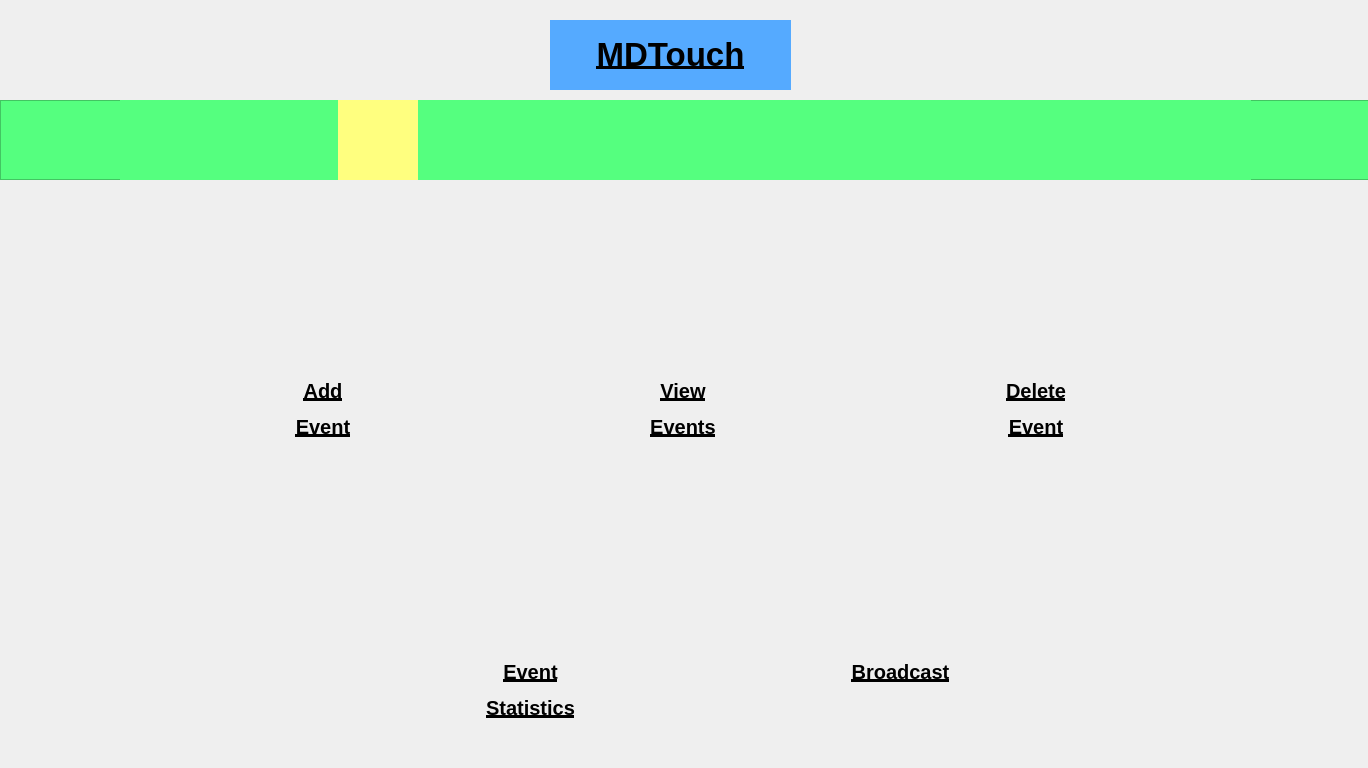
<?xml version="1.0" encoding="UTF-8"?>
<ui version="4.0">
 <class>superadminEvents</class>
 <widget class="QMainWindow" name="superadminEvents">
  <property name="geometry">
   <rect>
    <x>0</x>
    <y>0</y>
    <width>1368</width>
    <height>768</height>
   </rect>
  </property>
  <property name="windowTitle">
   <string>MainWindow</string>
  </property>
  <widget class="QWidget" name="centralwidget">
   <widget class="QLabel" name="title">
    <property name="geometry">
     <rect>
      <x>550</x>
      <y>20</y>
      <width>241</width>
      <height>70</height>
     </rect>
    </property>
    <property name="sizePolicy">
     <sizepolicy hsizetype="Fixed" vsizetype="Fixed">
      <horstretch>0</horstretch>
      <verstretch>0</verstretch>
     </sizepolicy>
    </property>
    <property name="minimumSize">
     <size>
      <width>0</width>
      <height>50</height>
     </size>
    </property>
    <property name="maximumSize">
     <size>
      <width>400</width>
      <height>70</height>
     </size>
    </property>
    <property name="styleSheet">
     <string notr="true">background-color: rgb(85, 170, 255);</string>
    </property>
    <property name="text">
     <string>&lt;!DOCTYPE HTML PUBLIC &quot;-//W3C//DTD HTML 4.0//EN&quot; &quot;http://www.w3.org/TR/REC-html40/strict.dtd&quot;&gt;
&lt;html&gt;&lt;head&gt;&lt;meta name=&quot;qrichtext&quot; content=&quot;1&quot; /&gt;&lt;style type=&quot;text/css&quot;&gt;
p, li { white-space: pre-wrap; }
&lt;/style&gt;&lt;/head&gt;&lt;body style=&quot; font-family:'MS Shell Dlg 2'; font-size:8pt; font-weight:400; font-style:normal;&quot;&gt;
&lt;p align=&quot;center&quot; style=&quot; margin-top:12px; margin-bottom:12px; margin-left:0px; margin-right:0px; -qt-block-indent:0; text-indent:0px;&quot;&gt;&lt;span style=&quot; font-size:25pt; font-weight:600; text-decoration: underline;&quot;&gt;MDTouch&lt;/span&gt;&lt;/p&gt;&lt;/body&gt;&lt;/html&gt;</string>
    </property>
   </widget>
   <widget class="QPushButton" name="logout">
    <property name="geometry">
     <rect>
      <x>1240</x>
      <y>10</y>
      <width>101</width>
      <height>91</height>
     </rect>
    </property>
    <property name="styleSheet">
     <string notr="true">border:none;</string>
    </property>
    <property name="text">
     <string/>
    </property>
    <property name="icon">
     <iconset>
      <normaloff>../MdTouch/Images/logout.jpg</normaloff>../MdTouch/Images/logout.jpg</iconset>
    </property>
    <property name="iconSize">
     <size>
      <width>80</width>
      <height>80</height>
     </size>
    </property>
   </widget>
   <widget class="QPushButton" name="back">
    <property name="geometry">
     <rect>
      <x>30</x>
      <y>0</y>
      <width>101</width>
      <height>100</height>
     </rect>
    </property>
    <property name="styleSheet">
     <string notr="true">border:none;</string>
    </property>
    <property name="text">
     <string/>
    </property>
    <property name="icon">
     <iconset>
      <normaloff>../MdTouch/Images/back.png</normaloff>../MdTouch/Images/back.png</iconset>
    </property>
    <property name="iconSize">
     <size>
      <width>80</width>
      <height>80</height>
     </size>
    </property>
   </widget>
   <widget class="QFrame" name="frame">
    <property name="geometry">
     <rect>
      <x>0</x>
      <y>100</y>
      <width>1371</width>
      <height>80</height>
     </rect>
    </property>
    <property name="styleSheet">
     <string notr="true">background-color: rgb(85, 255, 127);</string>
    </property>
    <property name="frameShape">
     <enum>QFrame::StyledPanel</enum>
    </property>
    <property name="frameShadow">
     <enum>QFrame::Raised</enum>
    </property>
    <widget class="QWidget" name="horizontalLayoutWidget_3">
     <property name="geometry">
      <rect>
       <x>120</x>
       <y>0</y>
       <width>1131</width>
       <height>80</height>
      </rect>
     </property>
     <layout class="QHBoxLayout" name="horizontalLayout_4">
      <item>
       <widget class="QPushButton" name="hospitals">
        <property name="maximumSize">
         <size>
          <width>80</width>
          <height>80</height>
         </size>
        </property>
        <property name="styleSheet">
         <string notr="true">border:none;</string>
        </property>
        <property name="text">
         <string/>
        </property>
        <property name="icon">
         <iconset>
          <normaloff>../MdTouch/Images/hospital.png</normaloff>../MdTouch/Images/hospital.png</iconset>
        </property>
        <property name="iconSize">
         <size>
          <width>50</width>
          <height>50</height>
         </size>
        </property>
       </widget>
      </item>
      <item>
       <widget class="QPushButton" name="events">
        <property name="maximumSize">
         <size>
          <width>80</width>
          <height>80</height>
         </size>
        </property>
        <property name="styleSheet">
         <string notr="true">background-color: rgb(255, 255, 127);
border:none;</string>
        </property>
        <property name="text">
         <string/>
        </property>
        <property name="icon">
         <iconset>
          <normaloff>../MdTouch/Images/event.jpg</normaloff>../MdTouch/Images/event.jpg</iconset>
        </property>
        <property name="iconSize">
         <size>
          <width>50</width>
          <height>50</height>
         </size>
        </property>
       </widget>
      </item>
      <item>
       <widget class="QPushButton" name="bloodBank">
        <property name="maximumSize">
         <size>
          <width>80</width>
          <height>80</height>
         </size>
        </property>
        <property name="styleSheet">
         <string notr="true">border:none;</string>
        </property>
        <property name="text">
         <string/>
        </property>
        <property name="icon">
         <iconset>
          <normaloff>../MdTouch/Images/bloodbank.png</normaloff>../MdTouch/Images/bloodbank.png</iconset>
        </property>
        <property name="iconSize">
         <size>
          <width>50</width>
          <height>50</height>
         </size>
        </property>
       </widget>
      </item>
      <item>
       <widget class="QPushButton" name="testCenters">
        <property name="maximumSize">
         <size>
          <width>80</width>
          <height>80</height>
         </size>
        </property>
        <property name="styleSheet">
         <string notr="true">border:none;</string>
        </property>
        <property name="text">
         <string/>
        </property>
        <property name="icon">
         <iconset>
          <normaloff>../MdTouch/Images/test_2.png</normaloff>../MdTouch/Images/test_2.png</iconset>
        </property>
        <property name="iconSize">
         <size>
          <width>50</width>
          <height>50</height>
         </size>
        </property>
       </widget>
      </item>
      <item>
       <widget class="QPushButton" name="doctors">
        <property name="maximumSize">
         <size>
          <width>80</width>
          <height>80</height>
         </size>
        </property>
        <property name="styleSheet">
         <string notr="true">border:none;</string>
        </property>
        <property name="text">
         <string/>
        </property>
        <property name="icon">
         <iconset>
          <normaloff>../MdTouch/Images/doctor.png</normaloff>../MdTouch/Images/doctor.png</iconset>
        </property>
        <property name="iconSize">
         <size>
          <width>50</width>
          <height>50</height>
         </size>
        </property>
       </widget>
      </item>
      <item>
       <widget class="QPushButton" name="dispensary">
        <property name="maximumSize">
         <size>
          <width>80</width>
          <height>80</height>
         </size>
        </property>
        <property name="styleSheet">
         <string notr="true">border:none;</string>
        </property>
        <property name="text">
         <string/>
        </property>
        <property name="icon">
         <iconset>
          <normaloff>../MdTouch/Images/dispensary.png</normaloff>../MdTouch/Images/dispensary.png</iconset>
        </property>
        <property name="iconSize">
         <size>
          <width>50</width>
          <height>50</height>
         </size>
        </property>
       </widget>
      </item>
      <item>
       <widget class="QPushButton" name="emergency">
        <property name="maximumSize">
         <size>
          <width>80</width>
          <height>80</height>
         </size>
        </property>
        <property name="styleSheet">
         <string notr="true">border:none;</string>
        </property>
        <property name="text">
         <string/>
        </property>
        <property name="icon">
         <iconset>
          <normaloff>../MdTouch/Images/ambulance.png</normaloff>../MdTouch/Images/ambulance.png</iconset>
        </property>
        <property name="iconSize">
         <size>
          <width>50</width>
          <height>50</height>
         </size>
        </property>
       </widget>
      </item>
     </layout>
    </widget>
   </widget>
   <widget class="QLabel" name="deleteEventLabel">
    <property name="geometry">
     <rect>
      <x>980</x>
      <y>370</y>
      <width>112</width>
      <height>78</height>
     </rect>
    </property>
    <property name="sizePolicy">
     <sizepolicy hsizetype="Fixed" vsizetype="Fixed">
      <horstretch>0</horstretch>
      <verstretch>0</verstretch>
     </sizepolicy>
    </property>
    <property name="text">
     <string>&lt;html&gt;&lt;head/&gt;&lt;body&gt;&lt;p align=&quot;center&quot;&gt;&lt;span style=&quot; font-size:15pt; font-weight:600; text-decoration: underline;&quot;&gt;Delete&lt;/span&gt;&lt;/p&gt;&lt;p align=&quot;center&quot;&gt;&lt;span style=&quot; font-size:15pt; font-weight:600; text-decoration: underline;&quot;&gt;Event&lt;/span&gt;&lt;/p&gt;&lt;/body&gt;&lt;/html&gt;</string>
    </property>
   </widget>
   <widget class="QWidget" name="horizontalLayoutWidget">
    <property name="geometry">
     <rect>
      <x>40</x>
      <y>230</y>
      <width>1291</width>
      <height>151</height>
     </rect>
    </property>
    <layout class="QHBoxLayout" name="horizontalLayout">
     <item>
      <widget class="QPushButton" name="addEvent">
       <property name="maximumSize">
        <size>
         <width>120</width>
         <height>120</height>
        </size>
       </property>
       <property name="styleSheet">
        <string notr="true">border:none;</string>
       </property>
       <property name="text">
        <string/>
       </property>
       <property name="icon">
        <iconset>
         <normaloff>../MdTouch/Images/add_event.png</normaloff>../MdTouch/Images/add_event.png</iconset>
       </property>
       <property name="iconSize">
        <size>
         <width>100</width>
         <height>100</height>
        </size>
       </property>
      </widget>
     </item>
     <item>
      <widget class="QPushButton" name="viewEvents">
       <property name="sizePolicy">
        <sizepolicy hsizetype="Fixed" vsizetype="Fixed">
         <horstretch>0</horstretch>
         <verstretch>0</verstretch>
        </sizepolicy>
       </property>
       <property name="maximumSize">
        <size>
         <width>120</width>
         <height>120</height>
        </size>
       </property>
       <property name="styleSheet">
        <string notr="true">border:none;</string>
       </property>
       <property name="text">
        <string/>
       </property>
       <property name="icon">
        <iconset>
         <normaloff>../MdTouch/Images/search_hospital.png</normaloff>../MdTouch/Images/search_hospital.png</iconset>
       </property>
       <property name="iconSize">
        <size>
         <width>100</width>
         <height>100</height>
        </size>
       </property>
      </widget>
     </item>
     <item>
      <widget class="QPushButton" name="deleteEvent">
       <property name="maximumSize">
        <size>
         <width>120</width>
         <height>120</height>
        </size>
       </property>
       <property name="styleSheet">
        <string notr="true">border:none;</string>
       </property>
       <property name="text">
        <string/>
       </property>
       <property name="icon">
        <iconset>
         <normaloff>../MdTouch/Images/delete_event.png</normaloff>../MdTouch/Images/delete_event.png</iconset>
       </property>
       <property name="iconSize">
        <size>
         <width>100</width>
         <height>100</height>
        </size>
       </property>
      </widget>
     </item>
    </layout>
   </widget>
   <widget class="QLabel" name="addEventLabel">
    <property name="geometry">
     <rect>
      <x>260</x>
      <y>370</y>
      <width>126</width>
      <height>78</height>
     </rect>
    </property>
    <property name="sizePolicy">
     <sizepolicy hsizetype="Fixed" vsizetype="Fixed">
      <horstretch>0</horstretch>
      <verstretch>0</verstretch>
     </sizepolicy>
    </property>
    <property name="text">
     <string>&lt;html&gt;&lt;head/&gt;&lt;body&gt;&lt;p align=&quot;center&quot;&gt;&lt;span style=&quot; font-size:15pt; font-weight:600; text-decoration: underline;&quot;&gt;Add&lt;/span&gt;&lt;/p&gt;&lt;p align=&quot;center&quot;&gt;&lt;span style=&quot; font-size:15pt; font-weight:600; text-decoration: underline;&quot;&gt;Event&lt;/span&gt;&lt;/p&gt;&lt;/body&gt;&lt;/html&gt;</string>
    </property>
   </widget>
   <widget class="QWidget" name="horizontalLayoutWidget_2">
    <property name="geometry">
     <rect>
      <x>210</x>
      <y>520</y>
      <width>1011</width>
      <height>161</height>
     </rect>
    </property>
    <layout class="QHBoxLayout" name="horizontalLayout_2">
     <item>
      <widget class="QPushButton" name="eventStatistics">
       <property name="sizePolicy">
        <sizepolicy hsizetype="Fixed" vsizetype="Fixed">
         <horstretch>0</horstretch>
         <verstretch>0</verstretch>
        </sizepolicy>
       </property>
       <property name="maximumSize">
        <size>
         <width>120</width>
         <height>120</height>
        </size>
       </property>
       <property name="styleSheet">
        <string notr="true">border:none;</string>
       </property>
       <property name="text">
        <string/>
       </property>
       <property name="icon">
        <iconset>
         <normaloff>../MdTouch/Images/event_statistics.png</normaloff>../MdTouch/Images/event_statistics.png</iconset>
       </property>
       <property name="iconSize">
        <size>
         <width>100</width>
         <height>100</height>
        </size>
       </property>
      </widget>
     </item>
     <item>
      <widget class="QPushButton" name="broadcast">
       <property name="sizePolicy">
        <sizepolicy hsizetype="Fixed" vsizetype="Fixed">
         <horstretch>0</horstretch>
         <verstretch>0</verstretch>
        </sizepolicy>
       </property>
       <property name="maximumSize">
        <size>
         <width>120</width>
         <height>120</height>
        </size>
       </property>
       <property name="styleSheet">
        <string notr="true">border:none;</string>
       </property>
       <property name="text">
        <string/>
       </property>
       <property name="icon">
        <iconset>
         <normaloff>../MdTouch/Images/broadcast.png</normaloff>../MdTouch/Images/broadcast.png</iconset>
       </property>
       <property name="iconSize">
        <size>
         <width>100</width>
         <height>100</height>
        </size>
       </property>
      </widget>
     </item>
    </layout>
   </widget>
   <widget class="QLabel" name="eventStatisticsLabel">
    <property name="geometry">
     <rect>
      <x>460</x>
      <y>660</y>
      <width>141</width>
      <height>81</height>
     </rect>
    </property>
    <property name="sizePolicy">
     <sizepolicy hsizetype="Fixed" vsizetype="Fixed">
      <horstretch>0</horstretch>
      <verstretch>0</verstretch>
     </sizepolicy>
    </property>
    <property name="text">
     <string>&lt;html&gt;&lt;head/&gt;&lt;body&gt;&lt;p align=&quot;center&quot;&gt;&lt;span style=&quot; font-size:15pt; font-weight:600; text-decoration: underline;&quot;&gt;Event&lt;/span&gt;&lt;/p&gt;&lt;p align=&quot;center&quot;&gt;&lt;span style=&quot; font-size:15pt; font-weight:600; text-decoration: underline;&quot;&gt;Statistics&lt;/span&gt;&lt;/p&gt;&lt;/body&gt;&lt;/html&gt;</string>
    </property>
    <property name="alignment">
     <set>Qt::AlignLeading|Qt::AlignLeft|Qt::AlignTop</set>
    </property>
   </widget>
   <widget class="QLabel" name="viewEventsLabel">
    <property name="geometry">
     <rect>
      <x>620</x>
      <y>370</y>
      <width>126</width>
      <height>78</height>
     </rect>
    </property>
    <property name="sizePolicy">
     <sizepolicy hsizetype="Fixed" vsizetype="Fixed">
      <horstretch>0</horstretch>
      <verstretch>0</verstretch>
     </sizepolicy>
    </property>
    <property name="text">
     <string>&lt;html&gt;&lt;head/&gt;&lt;body&gt;&lt;p align=&quot;center&quot;&gt;&lt;span style=&quot; font-size:15pt; font-weight:600; text-decoration: underline;&quot;&gt;View&lt;/span&gt;&lt;/p&gt;&lt;p align=&quot;center&quot;&gt;&lt;span style=&quot; font-size:15pt; font-weight:600; text-decoration: underline;&quot;&gt;Events&lt;/span&gt;&lt;/p&gt;&lt;/body&gt;&lt;/html&gt;</string>
    </property>
   </widget>
   <widget class="QLabel" name="broadcastLabel">
    <property name="geometry">
     <rect>
      <x>820</x>
      <y>660</y>
      <width>161</width>
      <height>61</height>
     </rect>
    </property>
    <property name="sizePolicy">
     <sizepolicy hsizetype="Fixed" vsizetype="Fixed">
      <horstretch>0</horstretch>
      <verstretch>0</verstretch>
     </sizepolicy>
    </property>
    <property name="text">
     <string>&lt;html&gt;&lt;head/&gt;&lt;body&gt;&lt;p align=&quot;center&quot;&gt;&lt;span style=&quot; font-size:15pt; font-weight:600; text-decoration: underline;&quot;&gt;Broadcast&lt;/span&gt;&lt;/p&gt;&lt;/body&gt;&lt;/html&gt;</string>
    </property>
    <property name="alignment">
     <set>Qt::AlignLeading|Qt::AlignLeft|Qt::AlignTop</set>
    </property>
   </widget>
  </widget>
 </widget>
 <resources/>
 <connections/>
</ui>
